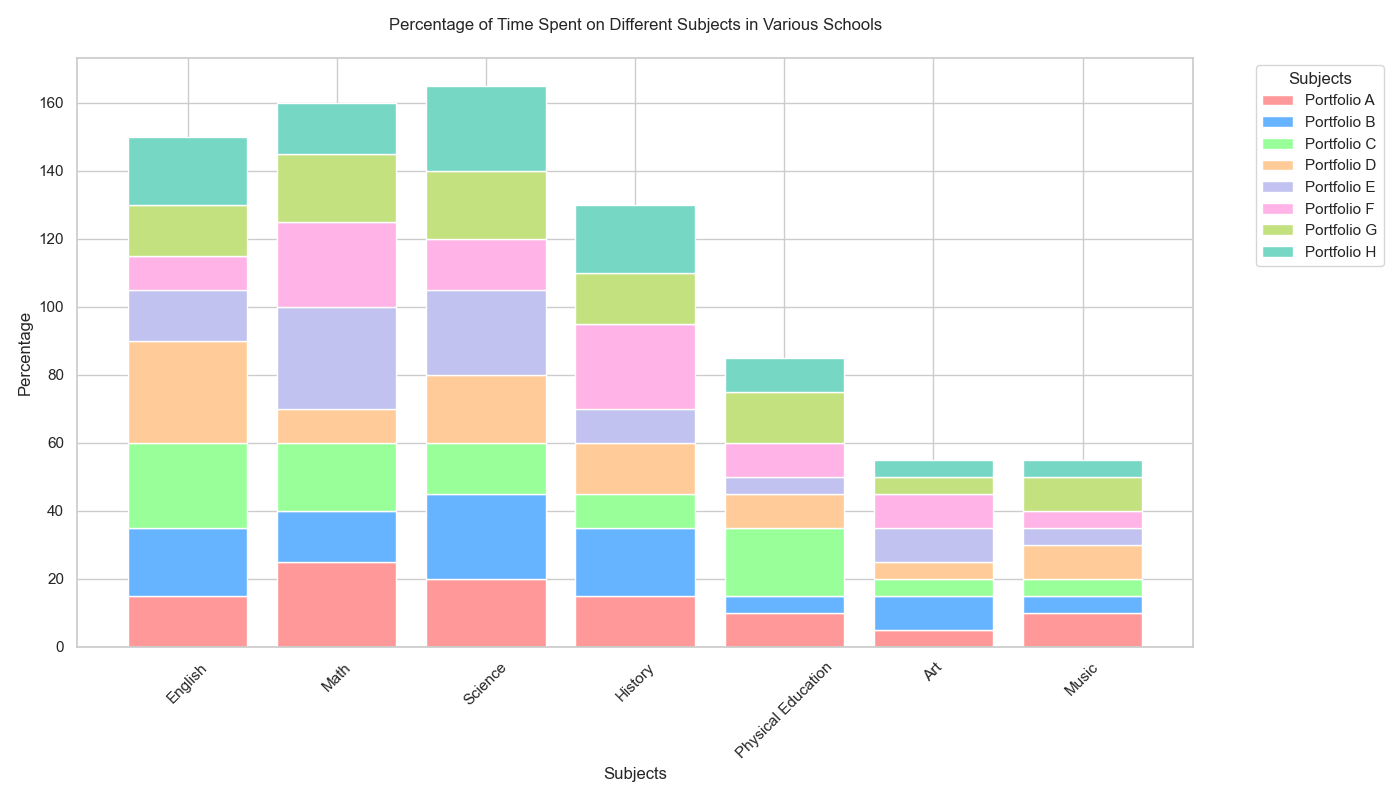

Write the Python code that produced this figure.

import matplotlib.pyplot as plt
import pandas as pd
import seaborn as sns

data = [
    {'Category': 'English', 'Portfolio A': '15%', 'Portfolio B': '20%', 'Portfolio C': '25%', 'Portfolio D': '30%', 'Portfolio E': '15%', 'Portfolio F': '10%', 'Portfolio G': '15%', 'Portfolio H': '20%'},
    {'Category': 'Math', 'Portfolio A': '25%', 'Portfolio B': '15%', 'Portfolio C': '20%', 'Portfolio D': '10%', 'Portfolio E': '30%', 'Portfolio F': '25%', 'Portfolio G': '20%', 'Portfolio H': '15%'},
    {'Category': 'Science', 'Portfolio A': '20%', 'Portfolio B': '25%', 'Portfolio C': '15%', 'Portfolio D': '20%', 'Portfolio E': '25%', 'Portfolio F': '15%', 'Portfolio G': '20%', 'Portfolio H': '25%'},
    {'Category': 'History', 'Portfolio A': '15%', 'Portfolio B': '20%', 'Portfolio C': '10%', 'Portfolio D': '15%', 'Portfolio E': '10%', 'Portfolio F': '25%', 'Portfolio G': '15%', 'Portfolio H': '20%'},
    {'Category': 'Physical Education', 'Portfolio A': '10%', 'Portfolio B': '5%', 'Portfolio C': '20%', 'Portfolio D': '10%', 'Portfolio E': '5%', 'Portfolio F': '10%', 'Portfolio G': '15%', 'Portfolio H': '10%'},
    {'Category': 'Art', 'Portfolio A': '5%', 'Portfolio B': '10%', 'Portfolio C': '5%', 'Portfolio D': '5%', 'Portfolio E': '10%', 'Portfolio F': '10%', 'Portfolio G': '5%', 'Portfolio H': '5%'},
    {'Category': 'Music', 'Portfolio A': '10%', 'Portfolio B': '5%', 'Portfolio C': '5%', 'Portfolio D': '10%', 'Portfolio E': '5%', 'Portfolio F': '5%', 'Portfolio G': '10%', 'Portfolio H': '5%'}
]

df = pd.DataFrame(data)
df = df.set_index('Category')
df = df.applymap(lambda x: int(x.replace('%', '')))

cumulative_sum = df.cumsum(axis=1)

colors = ['#ff9999','#66b3ff','#99ff99','#ffcc99','#c2c2f0','#ffb3e6','#c4e17f','#76d7c4']

fig, ax = plt.subplots(figsize=(14, 8))

bottom = None

for column, color in zip(df.columns, colors):
    ax.bar(df.index, df[column], bottom=bottom, label=column, color=color, width=0.8)
    bottom = cumulative_sum[column]

ax.legend(title='Subjects', bbox_to_anchor=(1.05, 1), loc='upper left')

ax.set_ylabel('Percentage')
ax.set_xlabel('Subjects')
ax.set_title('Percentage of Time Spent on Different Subjects in Various Schools', pad=20)

plt.xticks(rotation=45)
plt.tight_layout()
plt.show()
